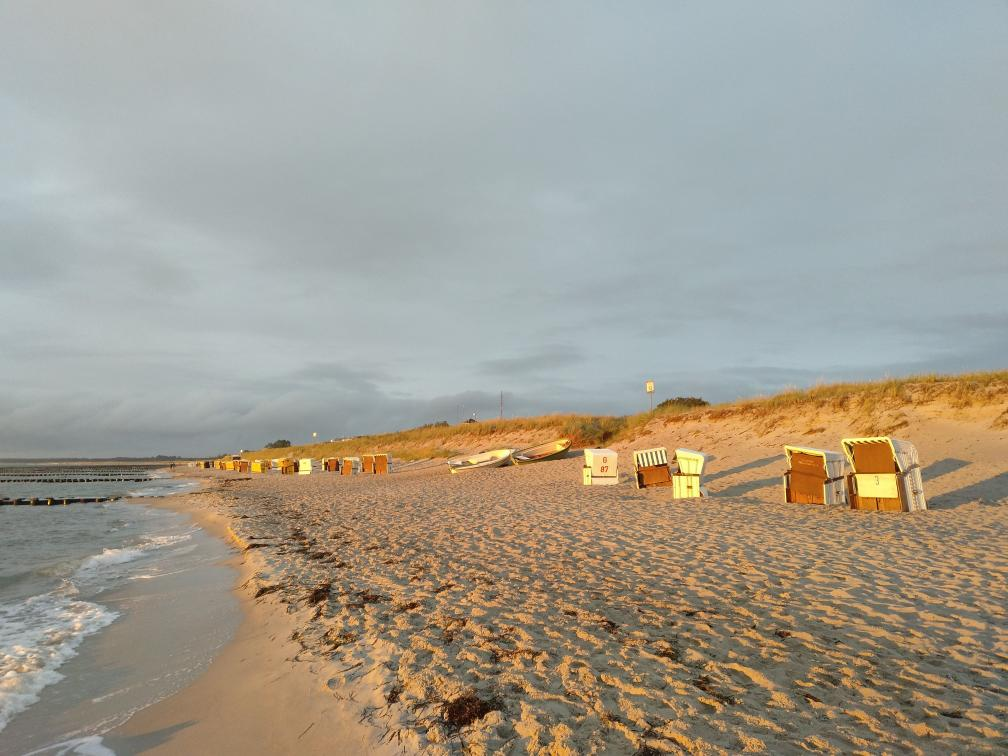
#> input picture assignment_2/sea.jpg, 1008 x 756 px
$ jupyter execute Homework.ipynb
#> lines starting #> are read from the running program, lines starting #| are printed output that depends on the picture
# HOMEWORK 2
For this homework you will have to complete and implement the colour balancing for:
* Gray world algorithm
* Scale-by-max algorithm

You are free to use your own images. Experiment with more images and think about the effect each of the algorithms has on the resulting (balanced) image.

### Colour Balancing
In this notebook we will show different type of colour balancing making use of von Kries' hypothesis.

[cell 1]
import cv2
import numpy as np
from matplotlib import pyplot as plt
plt.rcParams['figure.figsize'] = [15, 5]

[cell 2]
img = cv2.imread('sea.jpg')
#> img is the input picture: shape (756, 1008, 3); mean B, G, R 144.1, 156.8, 162.3
img = cv2.cvtColor(img, cv2.COLOR_BGR2RGB)
plt.imshow(img)

### White patch
In white patch algorithm we choose a group of pixels we know they should be white. We then scale the resulting image colour channels by this white patch.

[cell 3]
# Define white patch and the coefficients
row, col = 485, 864
white = img[row, col, :]
#> white = [252, 242, 127]
coeffs = 255.0/white
#> coeffs = [1.01, 1.05, 2.01]

# Apply white balancing and generate balanced image
balanced = np.zeros_like(img, dtype=np.float32)
for channel in range(3):
    balanced[..., channel] = img[..., channel] * coeffs[channel]
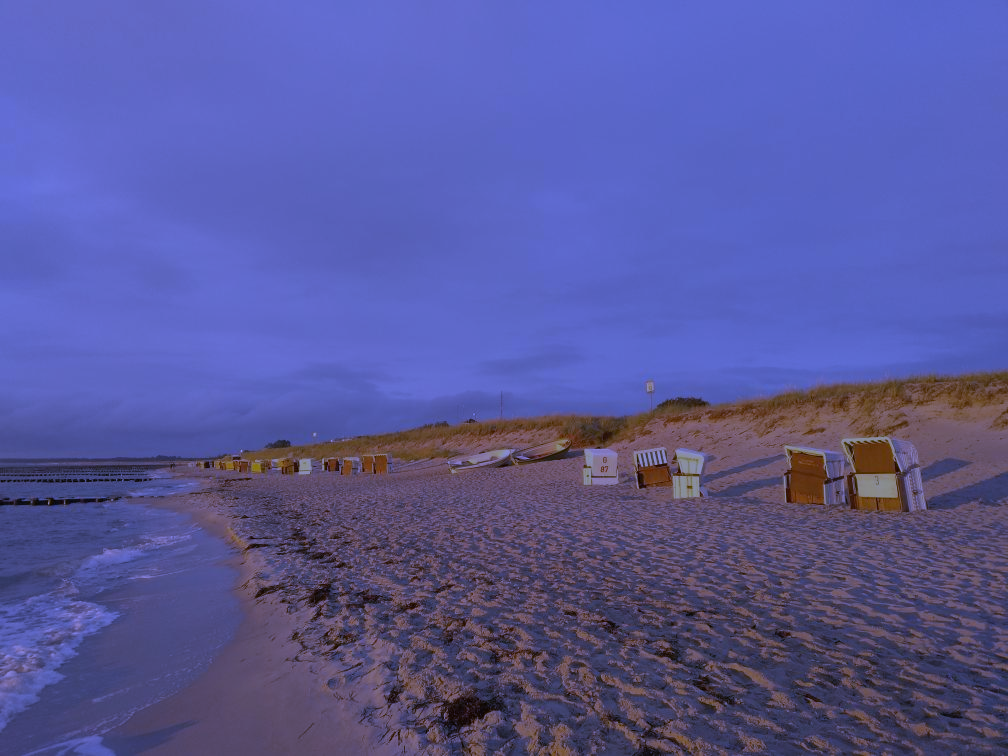
#> balanced: shape (756, 1008, 3) float32; mean R, G, B 164.2, 165.2, 289.2; drawn with min black and max white

# White patching does not guarantee that the dynamic range is preserved, images must be clipped.
balanced = balanced/255
balanced[balanced > 1] = 1
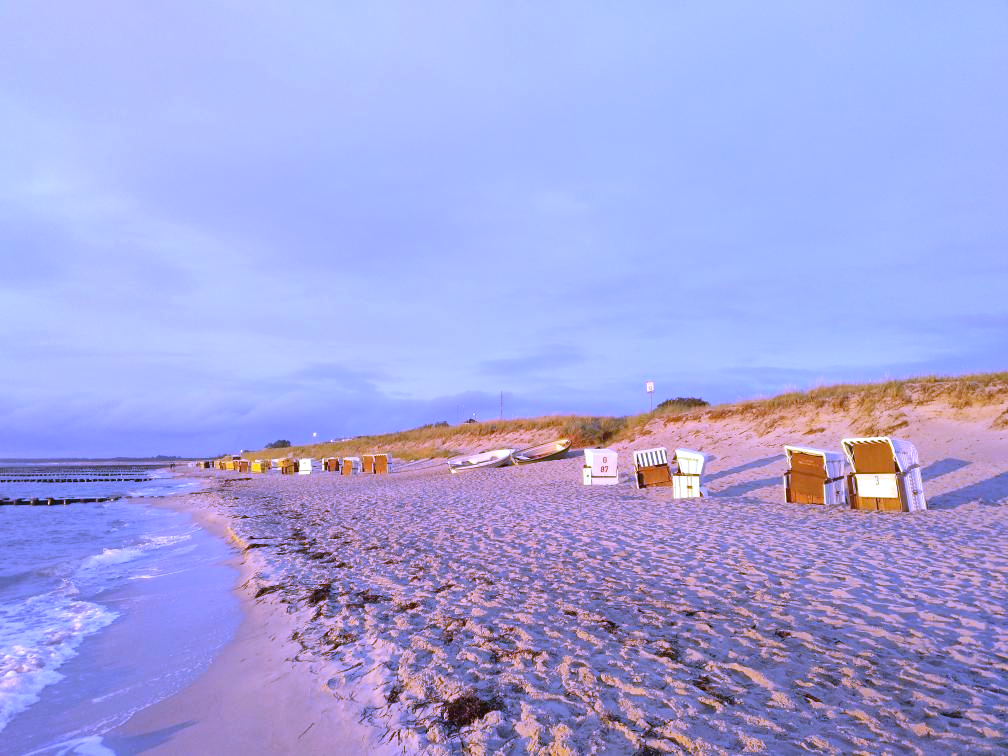
#> balanced: shape (756, 1008, 3) float32; mean R, G, B 0.644, 0.648, 0.879

plt.subplot(121), plt.imshow(img)
plt.subplot(122), plt.imshow(balanced)
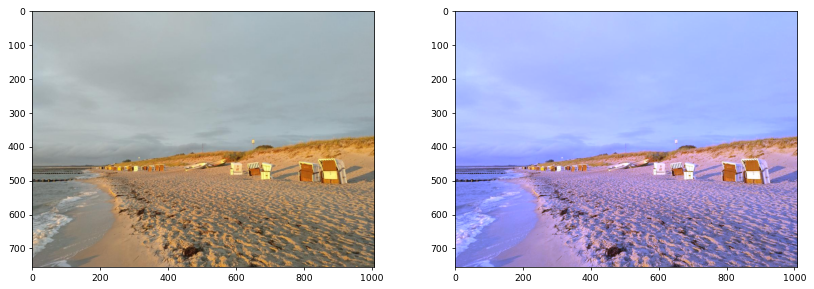
#> figure drawn by matplotlib, 2 panels

### Gray world
This algorithm assumes that a scene, on average, is gray.

[cell 4]
# Load your image
img = cv2.imread('funnel.jpg')
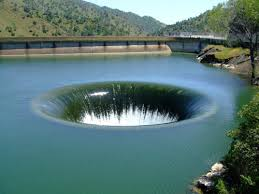
#> input picture assignment_2/funnel.jpg, 259 x 194 px
#> img is the input picture: shape (194, 259, 3); mean B, G, R 117.4, 118.3, 88.7
img = cv2.cvtColor(img, cv2.COLOR_BGR2RGB)

# Compute the mean values for all three colour channels (red, green, blue)
rgb_channels = dict(zip(('r', 'g', 'b'), cv2.split(img)))
#> rgb_channels = 3 items

means = {color: matrix.mean() for (color, matrix) in rgb_channels.items()}
#> means = {'r': 88.71, 'g': 118.3, 'b': 117.4}
max_channel = max(means, key=means.get)
#> max_channel = 'g'

# Compute the coefficients kr, kg, kb
# Note: there are 3 coefficients to compute but we only have 2 equations.
# Therefore, you have to make an assumption, fix the value of one of the
# coefficients and compute the remining two
# Hint: You can fix the coefficient of the brightest colour channel to 1.
k = {channel: means[max_channel]/mean for (channel, mean) in means.items()}
#> k = {'r': 1.33, 'g': 1, 'b': 1.01}

# Apply color balancing and generate the balanced image
balanced = np.clip(cv2.merge(
  tuple({color: matrix * k[color] for (color, matrix) in rgb_channels.items()}.values())
), 0, 255).astype(np.uint8)
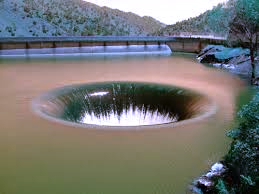
#> balanced: shape (194, 259, 3); mean of channels 0, 1, 2 115.7, 118.3, 117.7; drawn as B, G, R

# Show the original and the balanced image side by side
plt.suptitle('Gray world algorithm')
plt.subplot(121, title='Before').axis('off'), plt.imshow(img)
plt.subplot(122, title='After').axis('off'), plt.imshow(balanced)

### Scale-by-max
This is a straightforward algorithm that scales each colour channel by its maximum value. Note that it is sensitive to noise and saturations.

[cell 5]
# Load your image
img = cv2.imread('eye.jpg')
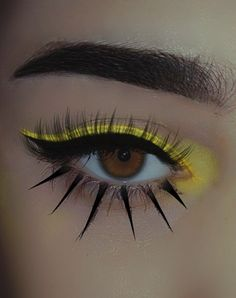
#> input picture assignment_2/eye.jpg, 236 x 298 px
#> img is the input picture: shape (298, 236, 3); mean B, G, R 77.9, 89.4, 101.3
img = cv2.cvtColor(img, cv2.COLOR_BGR2RGB)

rgb_channels = dict(zip(('r', 'g', 'b'), cv2.split(img)))
# Compute the maximum values for all three colour channels (red, green, blue)
maxs = {color: matrix.max() for (color, matrix) in rgb_channels.items()}
#> maxs = {'r': 191, 'g': 183, 'b': 156}

# Apply scale-by-max balancing and generate the balanced image
balanced = cv2.merge(
  tuple({color: (matrix / maxs[color] * 255).clip(0, 255) for (color, matrix) in rgb_channels.items()}.values())
).astype(np.uint8)
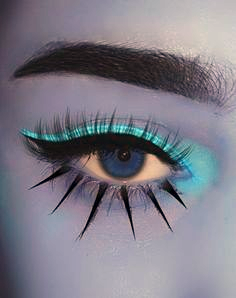
#> balanced: shape (298, 236, 3); mean of channels 0, 1, 2 134.8, 124.1, 126.8; drawn as B, G, R

plt.suptitle('Scale-by-max algorithm')
plt.subplot(121, title='Before').axis('off'), plt.imshow(img)
plt.subplot(122, title='After').axis('off'), plt.imshow(balanced)
